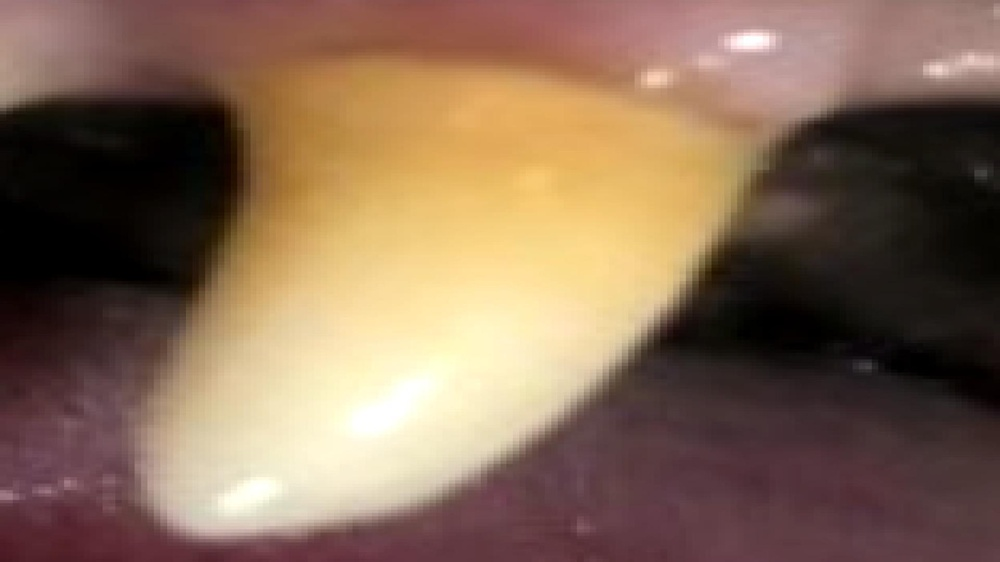
#> input picture ai/image processing/segmentation dataset/train/images/-2024-04-29-154802_png.rf.24932db7c36d3045530eefbaf502a82c.jpg, 1000 x 562 px, shrunk from 1920 x 1080 before the run; its folder holds only this picture in this run
$ python visualize_segmentation_masks.py
#> lines starting #> are read from the running program, lines starting #| are printed output that depends on the picture
import os
import random
import cv2
import numpy as np
import matplotlib.pyplot as plt

BASE_DIR = os.path.dirname(
    os.path.abspath(__file__)
)

IMAGE_DIR = os.path.join(
    BASE_DIR,
    "segmentation dataset",
    "train",
    "images"
)

MASK_DIR = os.path.join(
    BASE_DIR,
    "segmentation dataset",
    "train",
    "masks"
)

NUM_SAMPLES = 6
SEED = 42

random.seed(SEED)

# Find images with masks
samples = []

for filename in os.listdir(IMAGE_DIR):

    if filename.lower().endswith(
        (".jpg", ".jpeg", ".png")
    ):

        name = os.path.splitext(
            filename
        )[0]

        mask_path = os.path.join(
            MASK_DIR,
            f"{name}.png"
        )

        if os.path.exists(mask_path):
            samples.append(filename)

selected = random.sample(
    samples,
    min(NUM_SAMPLES, len(samples))
)

for filename in selected:

    image_path = os.path.join(
        IMAGE_DIR,
        filename
    )

    name = os.path.splitext(
        filename
    )[0]

    mask_path = os.path.join(
        MASK_DIR,
        f"{name}.png"
    )

    image = cv2.imread(image_path)
#> image is the input picture: shape (562, 1000, 3); mean B, G, R 84.9, 105.9, 132.7
    image = cv2.cvtColor(
        image,
        cv2.COLOR_BGR2RGB
    )

    mask = cv2.imread(
        mask_path,
        cv2.IMREAD_GRAYSCALE
    )
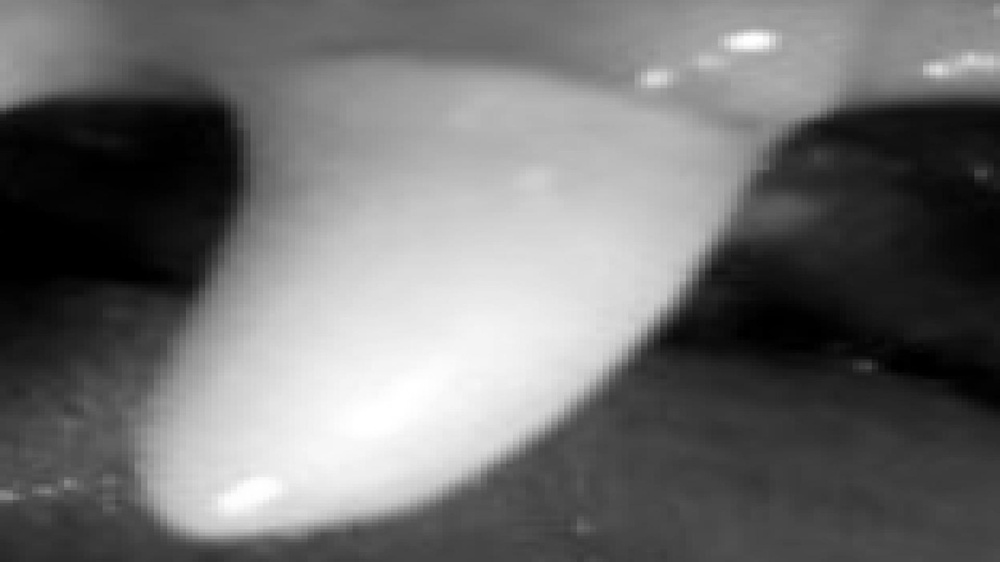
#> mask: shape (562, 1000); min 0, max 255, mean 111.5

    # Visualization mask only
    visual_mask = np.zeros(
        (
            mask.shape[0],
            mask.shape[1],
            3
        ),
        dtype=np.uint8
    )

    # Gingivitis = red
    visual_mask[
        mask == 1
    ] = [255, 0, 0]

    # Calculus = green
    visual_mask[
        mask == 2
    ] = [0, 255, 0]

    overlay = cv2.addWeighted(
        image,
        0.65,
        visual_mask,
        0.35,
        0
    )
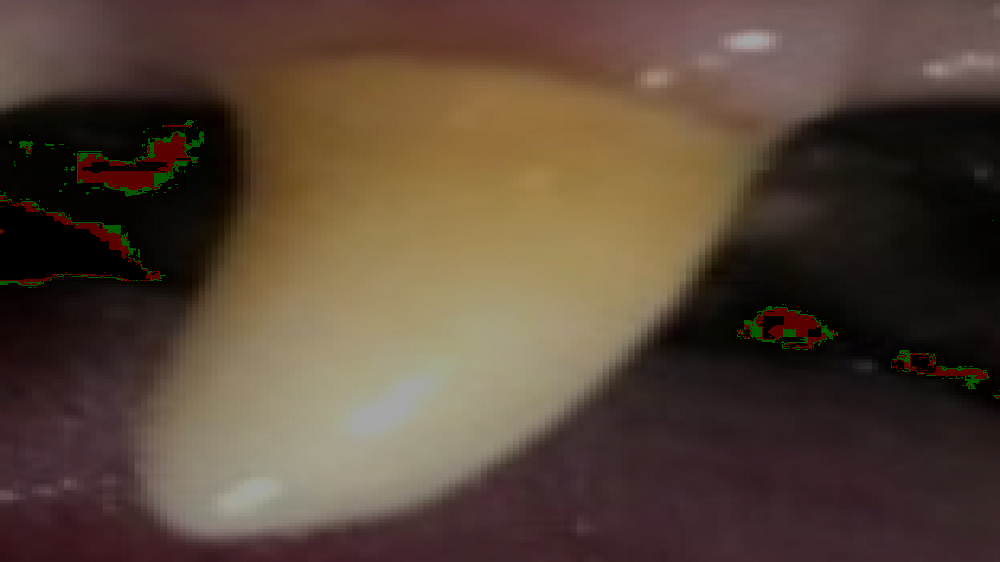
#> overlay: shape (562, 1000, 3); mean R, G, B 87.2, 69.3, 55.2

    plt.figure(
        figsize=(15, 5)
    )

    plt.subplot(
        1,
        3,
        1
    )

    plt.imshow(image)
    plt.title("Original")
    plt.axis("off")

    plt.subplot(
        1,
        3,
        2
    )

    plt.imshow(visual_mask)
    plt.title(
        "Mask\nRed = Gingivitis | Green = Calculus"
    )
    plt.axis("off")

    plt.subplot(
        1,
        3,
        3
    )

    plt.imshow(overlay)
    plt.title("Overlay")
    plt.axis("off")

    plt.tight_layout()
    plt.show()
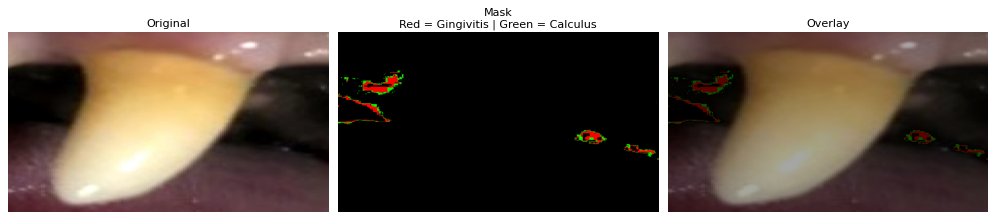
#> figure drawn by matplotlib, 3 panels

$ run again, on ai/image processing/segmentation dataset/train/images/15D_jpg.rf.2de92e35b19d0d9a580b38b04a9b1051.jpg
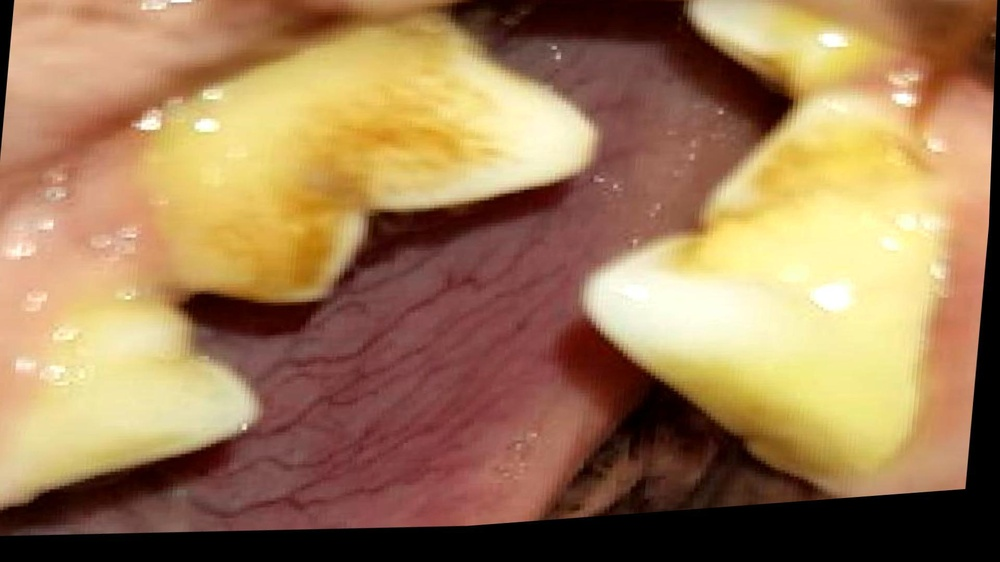
#> input picture ai/image processing/segmentation dataset/train/images/15D_jpg.rf.2de92e35b19d0d9a580b38b04a9b1051.jpg, 1000 x 562 px, shrunk from 1920 x 1080 before the run
#> image is the input picture: shape (562, 1000, 3); mean B, G, R 86.7, 124.4, 159.9
#> `overlay = cv2.addWeighted( image, 0.65, visual_mask, 0.35, 0 )`:
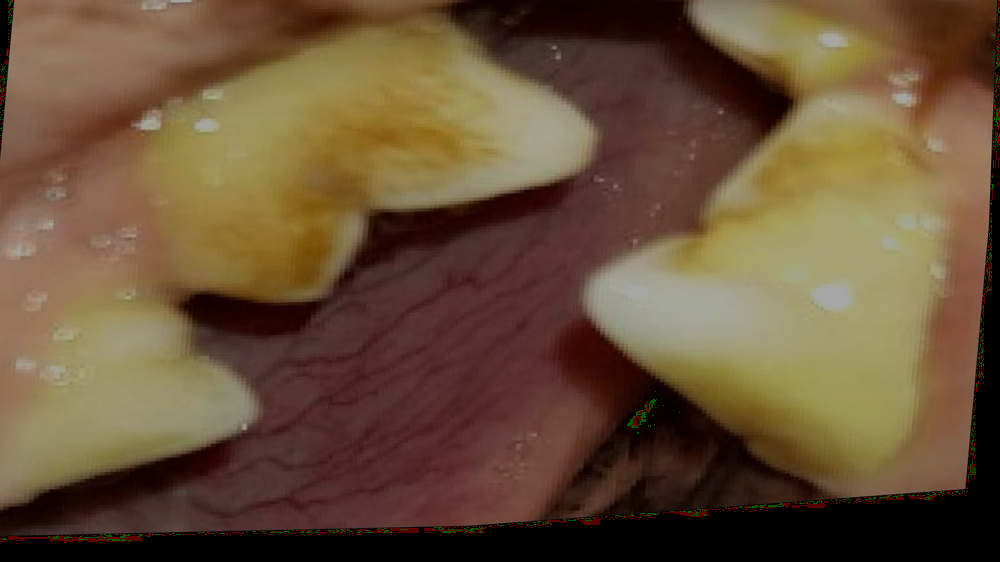
#> overlay: shape (562, 1000, 3); mean R, G, B 104.4, 81.1, 56.4
#> `plt.show()`:
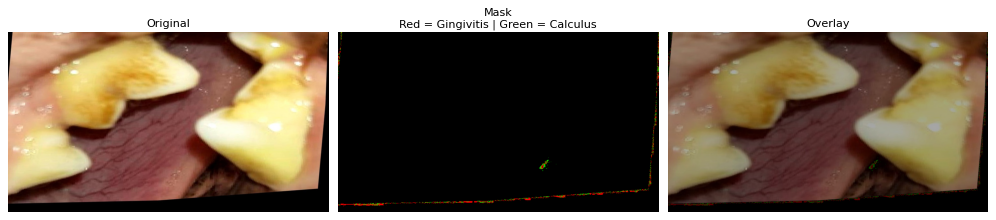
#> figure drawn by matplotlib, 3 panels

$ run again, on ai/image processing/segmentation dataset/train/images/22I_png.rf.a32ed53a210cf36cd3ffe20220781a35.jpg
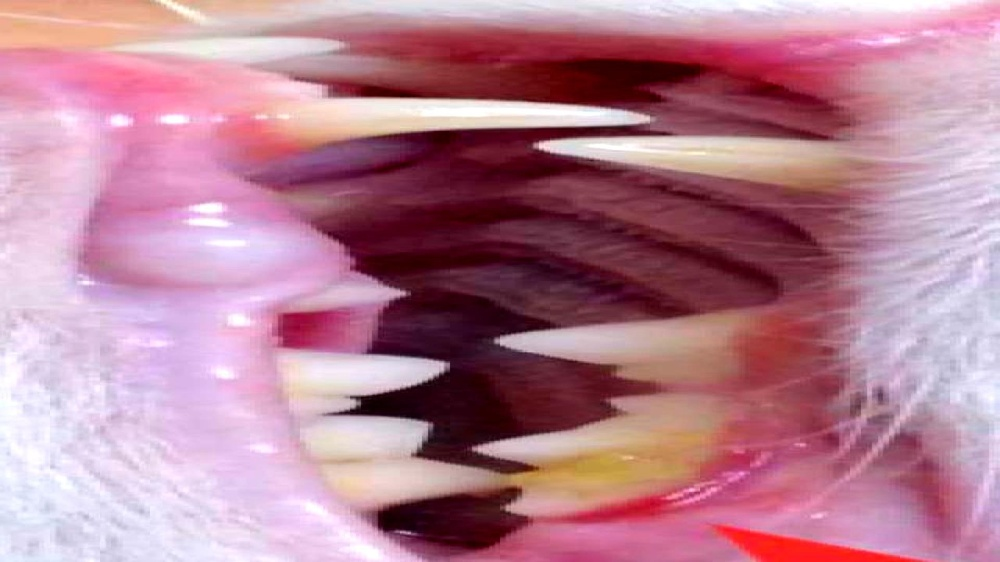
#> input picture ai/image processing/segmentation dataset/train/images/22I_png.rf.a32ed53a210cf36cd3ffe20220781a35.jpg, 1000 x 562 px, shrunk from 1920 x 1080 before the run
#> image is the input picture: shape (562, 1000, 3); mean B, G, R 147.6, 128.9, 182.5
#> `overlay = cv2.addWeighted( image, 0.65, visual_mask, 0.35, 0 )`:
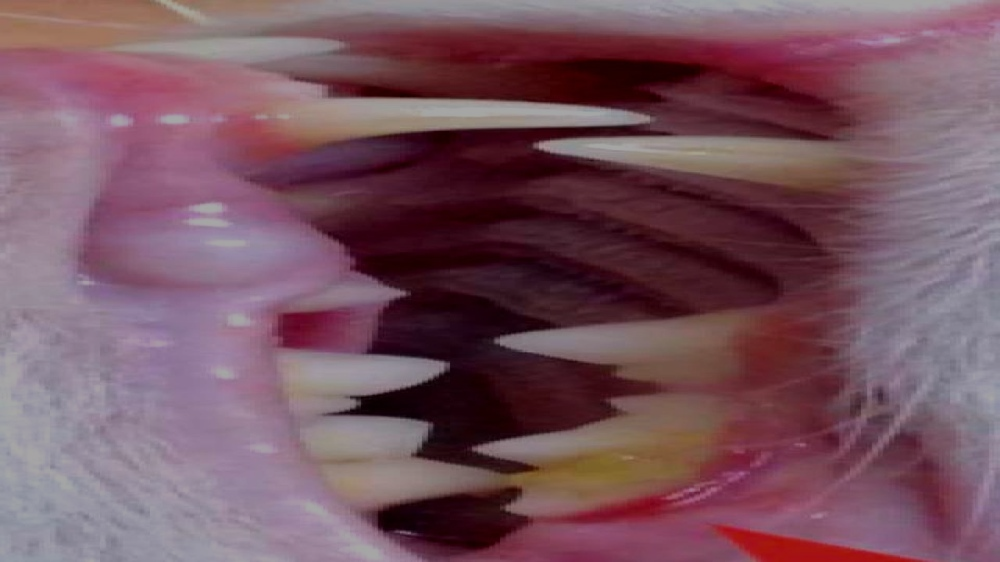
#> overlay: shape (562, 1000, 3); mean R, G, B 118.6, 83.8, 95.9
#> `plt.show()`:
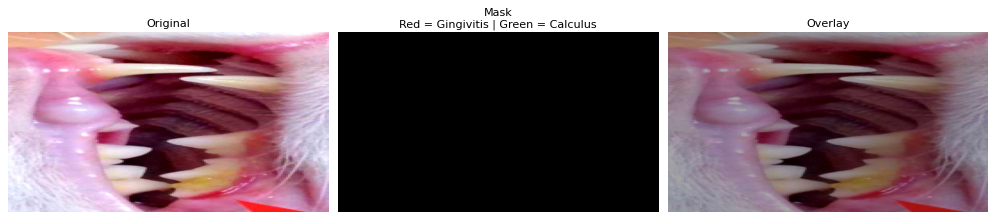
#> figure drawn by matplotlib, 3 panels

$ run again, on ai/image processing/segmentation dataset/train/images/28D_jpg.rf.0c9b6e98f145d65c2a8f2745d1318eb7.jpg
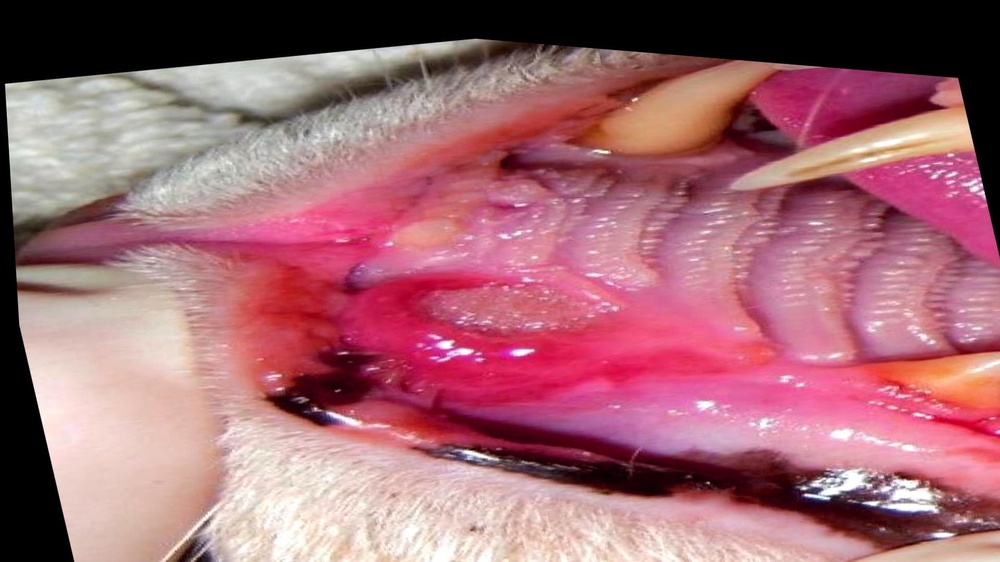
#> input picture ai/image processing/segmentation dataset/train/images/28D_jpg.rf.0c9b6e98f145d65c2a8f2745d1318eb7.jpg, 1000 x 562 px, shrunk from 1920 x 1080 before the run
#> image is the input picture: shape (562, 1000, 3); mean B, G, R 115.2, 105.1, 163
#> `overlay = cv2.addWeighted( image, 0.65, visual_mask, 0.35, 0 )`:
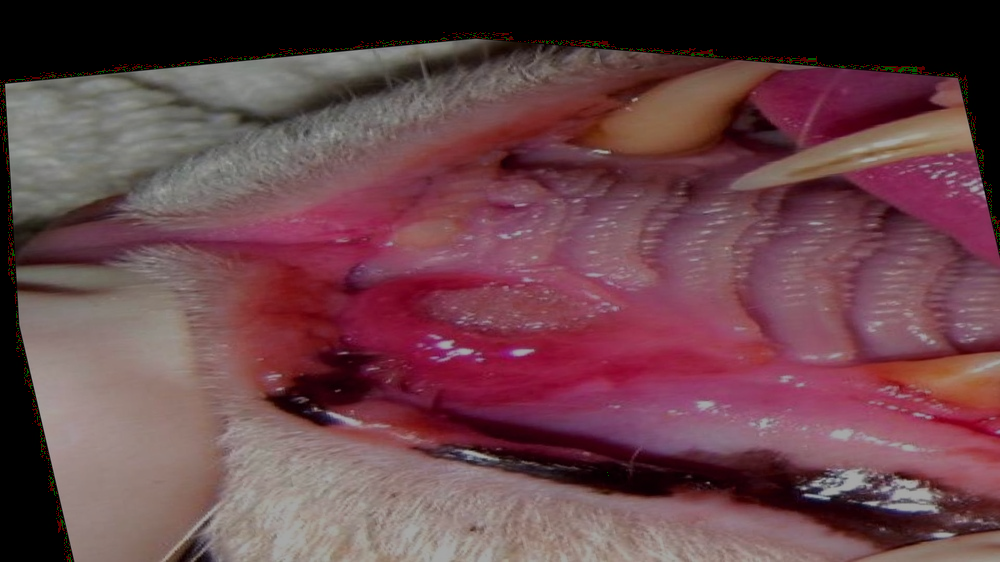
#> overlay: shape (562, 1000, 3); mean R, G, B 106.3, 68.5, 74.9
#> `plt.show()`:
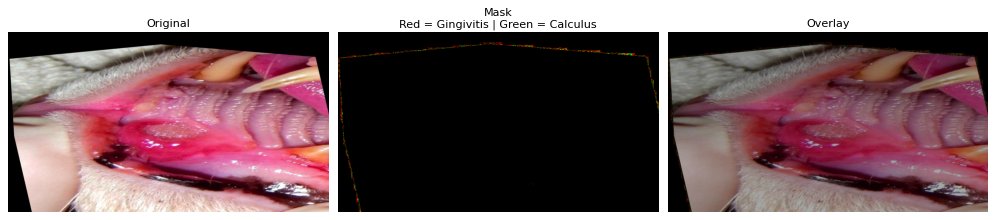
#> figure drawn by matplotlib, 3 panels

$ run again, on ai/image processing/segmentation dataset/train/images/-2024-04-29-155248_png.rf.94193b7cf5772fb255569cca6d35c79a.jpg
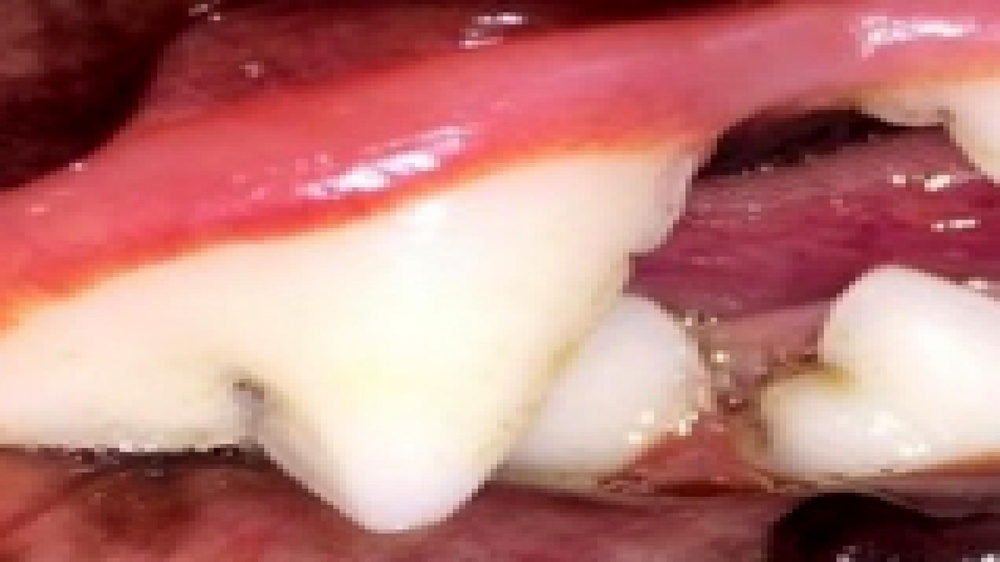
#> input picture ai/image processing/segmentation dataset/train/images/-2024-04-29-155248_png.rf.94193b7cf5772fb255569cca6d35c79a.jpg, 1000 x 562 px, shrunk from 1920 x 1080 before the run
#> image is the input picture: shape (562, 1000, 3); mean B, G, R 121.3, 125.1, 188.3
#> `overlay = cv2.addWeighted( image, 0.65, visual_mask, 0.35, 0 )`:
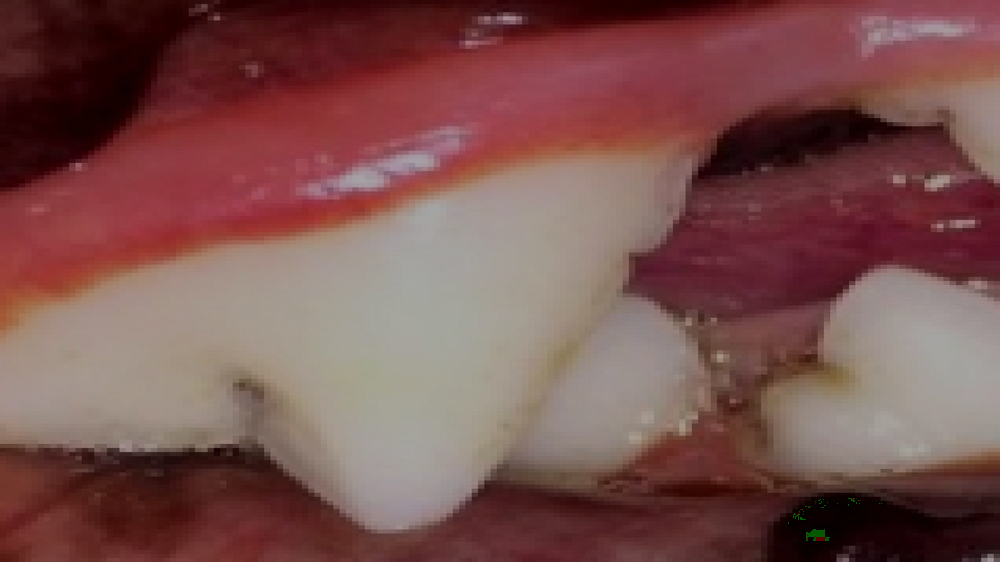
#> overlay: shape (562, 1000, 3); mean R, G, B 122.4, 81.3, 78.8
#> `plt.show()`:
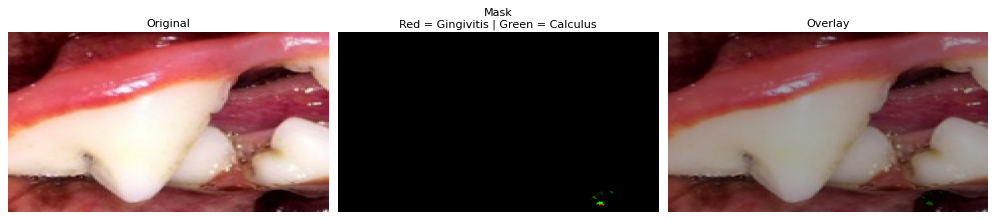
#> figure drawn by matplotlib, 3 panels
